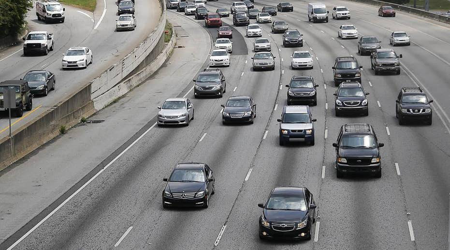
#> input picture Cars/cars2.png, 450 x 250 px, given in place of the camera
$ python webcam_video_substraction_method.py
#> lines starting #> are read from the running program, lines starting #| are printed output that depends on the picture; after the words box and inside, x2 and y2 are one past the last pixel; in counts of white or black regions, pixels touching at a corner belong together
# import required library
import cv2
import numpy as np

# Import the video
cap = cv2.VideoCapture(0)

kernel = None

backgroundObject = cv2.createBackgroundSubtractorMOG2(detectShadows = True)


while True:

    ret, frame = cap.read()
#> frame is the input picture: shape (250, 450, 3); mean B, G, R 126.4, 126.8, 126.9


    if not ret:
        break

    foreground_mask = backgroundObject.apply(frame)
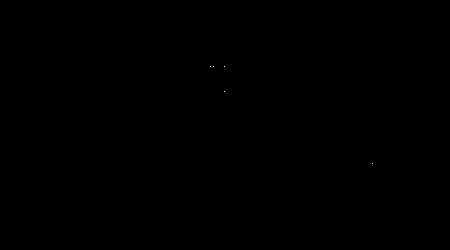
#> foreground_mask: shape (250, 450); values 127 (black) and 255 (white), 0% white in thin lines or dots, all inside (x1, y1, x2, y2) = (210, 66, 373, 164)


    _, foreground_mask = cv2.threshold(foreground_mask, 250, 255, cv2.THRESH_BINARY)


    foreground_mask = cv2.erode(foreground_mask, kernel, iterations = 1)
#> foreground_mask: shape (250, 450); every value is 0
    foreground_mask = cv2.dilate(foreground_mask, kernel, iterations = 2)

    contours, _ = cv2.findContours(foreground_mask, cv2.RETR_EXTERNAL, cv2.CHAIN_APPROX_SIMPLE)
#> contours = []

    frameCopy = frame.copy()

    # loop over each contour found in the frame.
    for cnt in contours:

        # We need to be sure about the area of the contours i.e. it should be higher than 400 to reduce the noise.
        if cv2.contourArea(cnt) > 400:

            # Accessing the x, y and height, width of the cars
            x, y, width, height = cv2.boundingRect(cnt)

            # Here we will be drawing the bounding box on the cars
            cv2.rectangle(frameCopy, (x , y), (x + width, y + height),(0, 0, 255), 2)

            # Then with the help of putText method we will write the 'Car detected' on every car with a bounding box
            cv2.putText(frameCopy, 'Car Detected', (x, y), cv2.FONT_HERSHEY_SIMPLEX, 0.3, (0,255,0), 1, cv2.LINE_AA)
#> this loop made 0 passes


    foregroundPart = cv2.bitwise_and(frame, frame, mask=foreground_mask)
#> foregroundPart: shape (250, 450, 3); every value is 0

    stacked_frame = np.hstack((frame, foregroundPart, frameCopy))
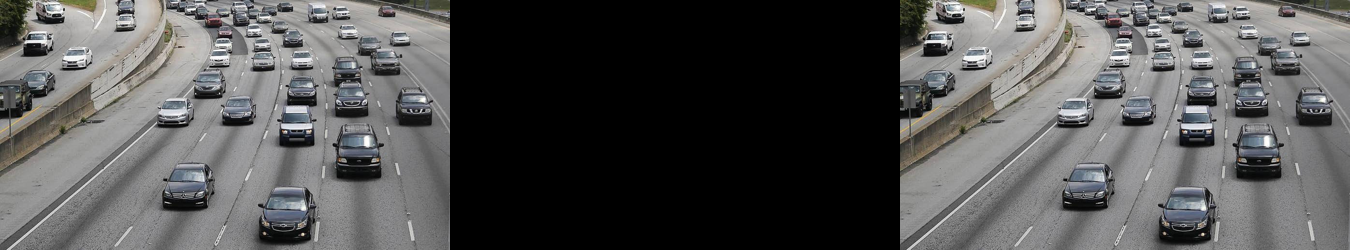
#> stacked_frame: shape (250, 1350, 3); mean B, G, R 84.2, 84.6, 84.6

    cv2.imshow('Original Frame, Extracted Foreground and Detected Cars', cv2.resize(stacked_frame, None, fx=1, fy=1)) # Can use stacked frame to view image proceesing


    k = cv2.waitKey(1) & 0xff
#> (key q is pressed here)

    if k == ord('q'):
        break

cap.release()
cv2.destroyAllWindows()
